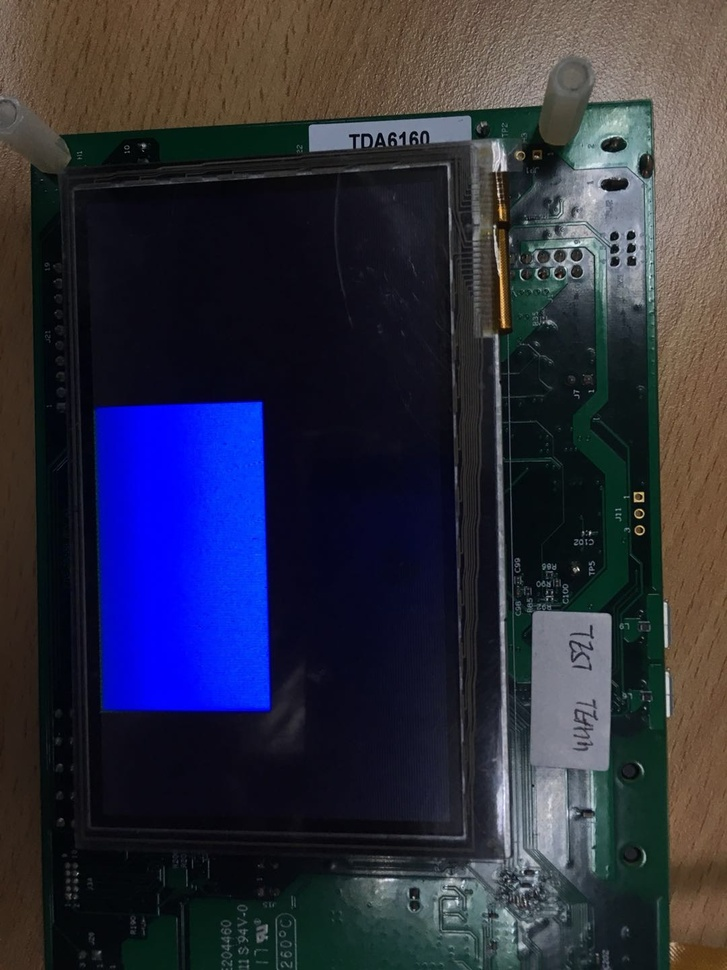
#> input picture pyopencv/pxp_blue.jpg, 727 x 970 px, shrunk from 1080 x 1440 before the run, found by its file name
$ python np_fft.py   (Python 2 division)
#> lines starting #> are read from the running program, lines starting #| are printed output that depends on the picture
#! usr/bin/python
#coding=utf-8

# import numpy as np
import cv2
import numpy as np
from matplotlib import pyplot as plt

img = cv2.imread('c:/video/pxp_blue.jpg',0)
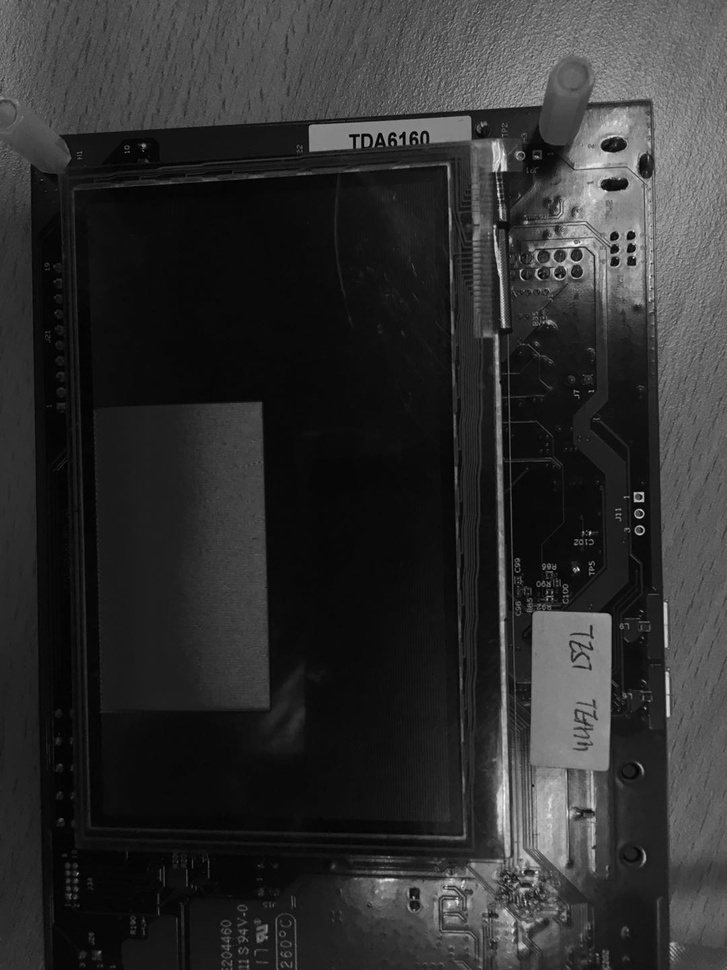
#> img: shape (970, 727); min 0, max 254, mean 47.1
f = np.fft.fft2(img)
fshift = np.fft.fftshift(f)
magnitude_spectrum = 20*np.log(np.abs(fshift))
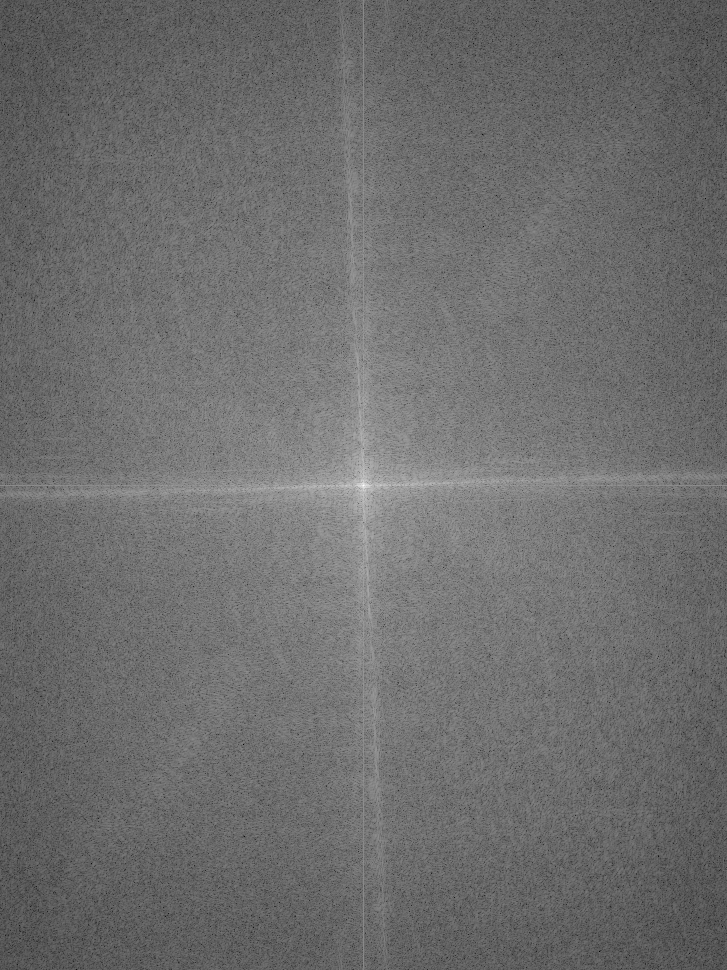
#> magnitude_spectrum: shape (970, 727) float64; min 23.65, max 346.3, mean 162.6; drawn with min black and max white
print magnitude_spectrum.dtype
#| float64

plt.subplot(121),plt.imshow(img, cmap = 'gray')
plt.title('Input Image'), plt.xticks([]), plt.yticks([])
plt.subplot(122),plt.imshow(magnitude_spectrum, cmap = 'gray')
plt.title('Magnitude Spectrum'), plt.xticks([]), plt.yticks([])
plt.show()
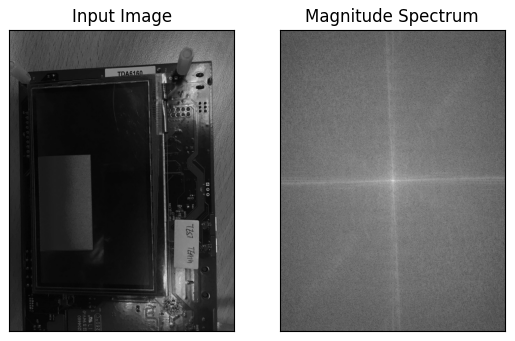
#> figure drawn by matplotlib, 2 panels

$ run again, with pyopencv/house.jpg copied over pyopencv/pxp_blue.jpg
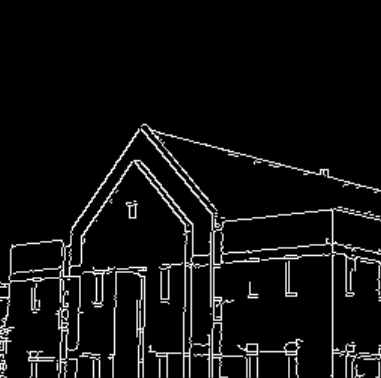
#> input picture pyopencv/house.jpg, 381 x 378 px, found by its file name
#> img is the input picture: shape (378, 381); min 0, max 255, mean 14.9
#> `magnitude_spectrum = 20*np.log(np.abs(fshift))`:
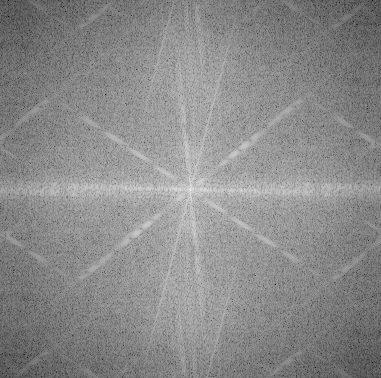
#> magnitude_spectrum: shape (378, 381) float64; min 14.49, max 291.5, mean 165.2; drawn with min black and max white
#| float64
#> `plt.show()`:
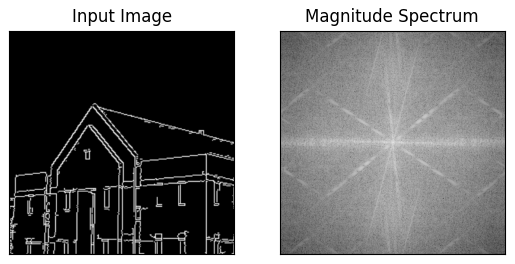
#> figure drawn by matplotlib, 2 panels

$ run again, with pyopencv/lcd.jpg copied over pyopencv/pxp_blue.jpg
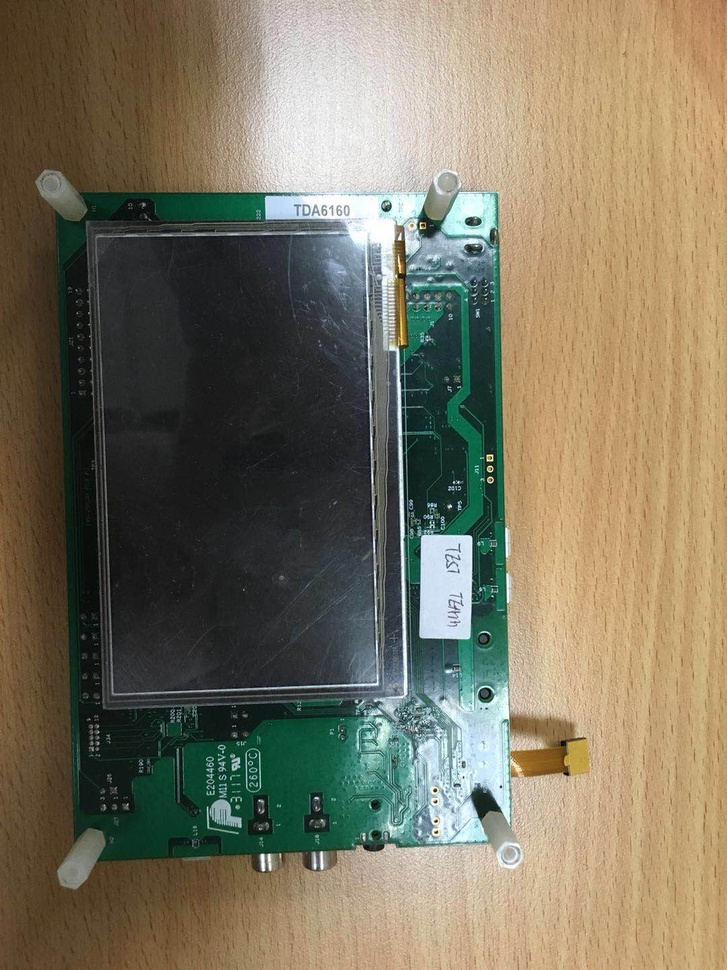
#> input picture pyopencv/lcd.jpg, 727 x 970 px, shrunk from 1080 x 1440 before the run, found by its file name
#> `magnitude_spectrum = 20*np.log(np.abs(fshift))`:
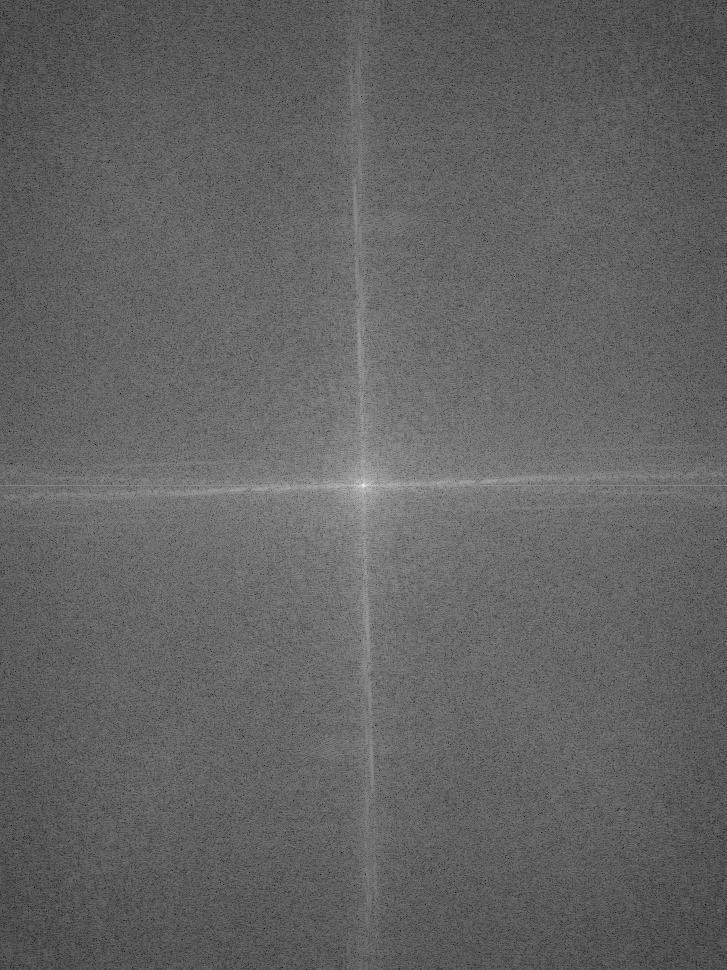
#> magnitude_spectrum: shape (970, 727) float64; min 47.22, max 364.4, mean 171.5; drawn with min black and max white
#| float64
#> `plt.show()`:
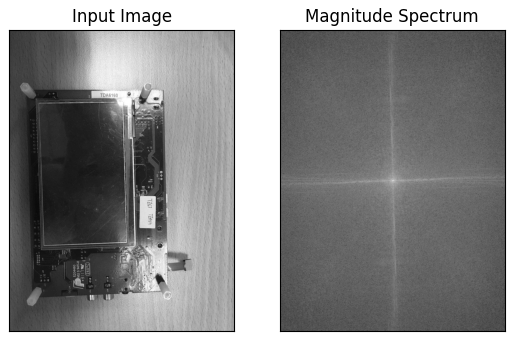
#> figure drawn by matplotlib, 2 panels
